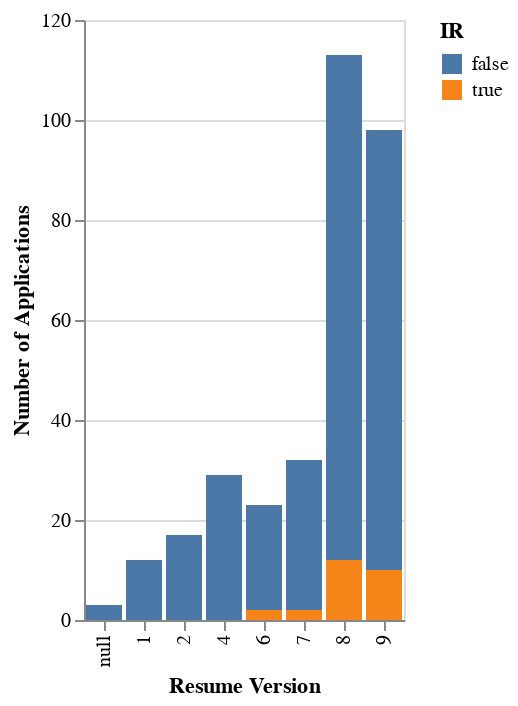

The notebook cell this image was saved under:
### Code cell
# Proportion of ResVer
# ResVer Histogram separated by IR
alt.Chart(data3).mark_bar().encode(
    alt.X('ResVer:N', title='Resume Version'),
    alt.Y('count()', title='Number of Applications'),
    color = 'IR'
)

### Figure 1 — Vega-Lite specification as saved in the notebook (floating-point values rounded to 4 significant figures; data arrays with more than 128 entries replaced by an {"elided": "..."} marker saying what was removed)
{"config": {"view": {"continuousWidth": 400, "continuousHeight": 300}}, "data": {"name": "data-d47d6aede051e4d35058cc75ed8302a3"}, "mark": "bar", "encoding": {"color": {"type": "nominal", "field": "IR"}, "x": {"type": "nominal", "field": "ResVer", "title": "Resume Version"}, "y": {"type": "quantitative", "aggregate": "count", "title": "Number of Applications"}}, "$schema": "https://vega.github.io/schema/vega-lite/v4.8.1.json", "datasets": {"data-d47d6aede051e4d35058cc75ed8302a3": {"elided": "327 records"}}}
